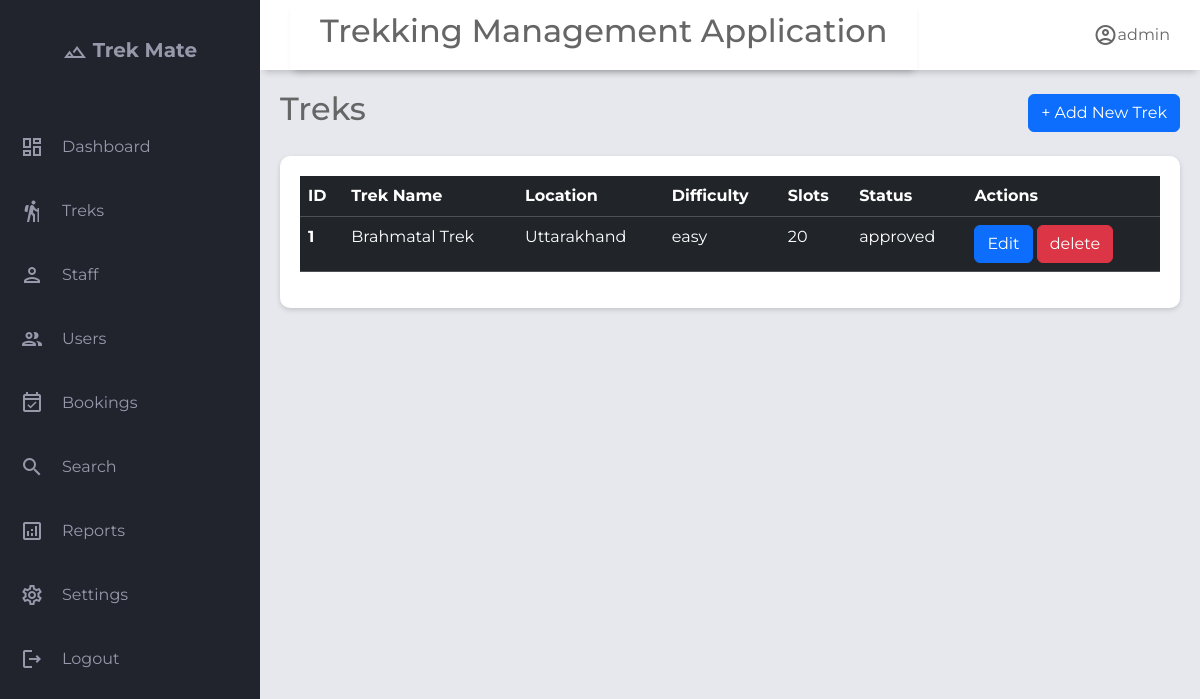
Before: /admin/treks with the older database file.
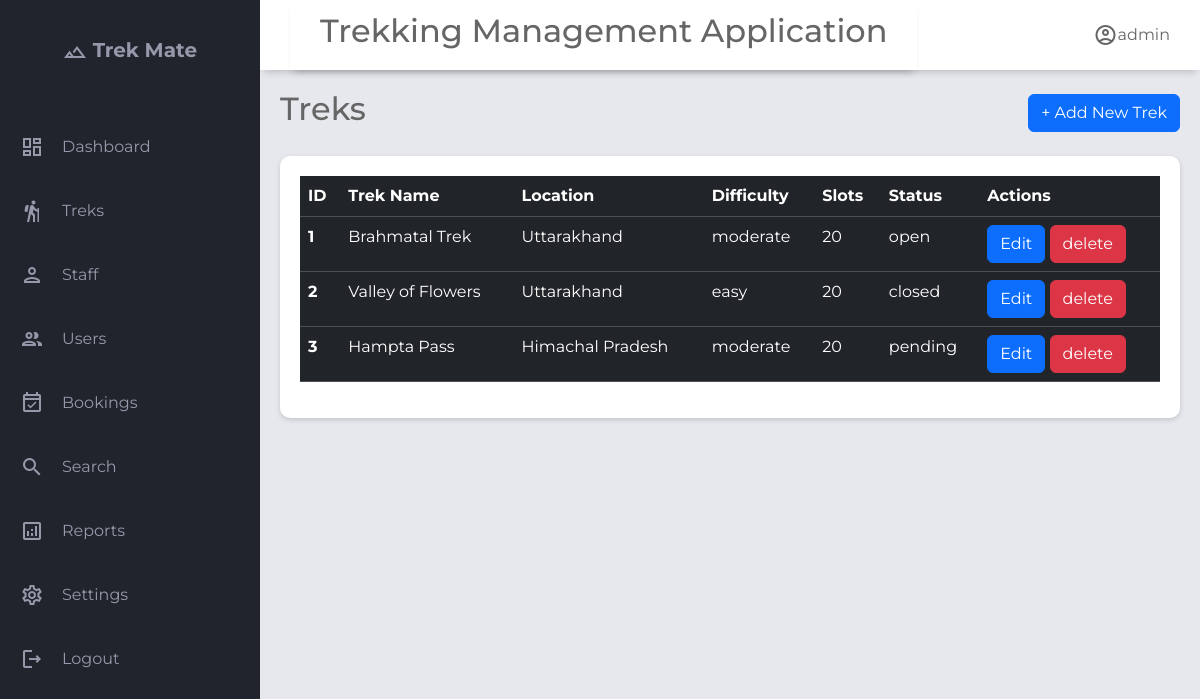
After: the same page with the newer database file.
### application/models.py (models this page shows)
class User(db.Model):
    __tablename__='user'
    id= db.Column(db.Integer, primary_key=True)
    username=db.Column(db.String(),unique=True,nullable=False)
    email=db.Column(db.String(),unique=True,nullable=False)
    password=db.Column(db.String(),nullable=False)
    full_name        = db.Column(db.String(), nullable=True)
    phone            = db.Column(db.String(), nullable=True)
    role=db.Column(Enum('admin','trek staff','trekker',name='user_role'),nullable=False,default='trekker')# admin | trek staff | trekker
    is_blacklisted=db.Column(db.Boolean,default=False)
    blacklist_reason=db.Column(db.Text,nullable=True)
    is_active=db.Column(db.Boolean,default=True)
    created_at       = db.Column(db.DateTime, default=db.func.now())
    updated_at       = db.Column(db.DateTime, onupdate=db.func.now())
    bookings=db.relationship('Booking',lazy=True, back_populates='user')
    staff_profile=db.relationship('Staff_profile',lazy=True,uselist=False,back_populates='user') #uselist= False means One-to-one (single object) while default it is one-to-many

class Trek(db.Model):
    __tablename__='trek'
    id              = db.Column(db.Integer, primary_key=True)
    name            = db.Column(db.String(), nullable=False)
    description     = db.Column(db.Text, nullable=True)
    location        = db.Column(db.String(), nullable=True)
    difficulty      = db.Column(db.String(), nullable=False, default='moderate')  # easy | moderate | hard
    duration_days   = db.Column(db.Integer, nullable=False)
    start_date      = db.Column(db.DateTime, nullable=True)
    end_date        = db.Column(db.DateTime, nullable=True)
    max_slots       = db.Column(db.Integer, nullable=False, default=20)
    available_slots = db.Column(db.Integer, nullable=False, default=20)
    price           = db.Column(db.Numeric, nullable=False, default=0.0)
    status          = db.Column(Enum('pending','approved','open','closed','completed','cancelled',name='trek_status'),nullable=False, default='pending')  # pending | approved | open | closed | completed | cancelled
    created_at      = db.Column(db.DateTime, default=db.func.now())
    updated_at      = db.Column(db.DateTime, onupdate=db.func.now())
    assigned_staffs=db.relationship('Staff_profile',secondary='trek_staff_assignment',lazy=True,back_populates='assigned_treks')#many to many relationship
    bookings=db.relationship('Booking',back_populates='trek',lazy=True)#one to many relationship as one trek can have multiple bookings but not other side, as one booking can belong to a single trek

### application/controller.py (the view)
@app.route("/admin/treks")
def manage_treks():
    treks=Trek.query.all()
    user=User.query.filter_by(role="admin").first()
    return render_template("admin_treks.html",treks=treks,user=user)

### templates/admin_treks.html (shortened to what this page needs)
{% extends "base.html" %}
{% block header_title %}
Treks
{% endblock %}
{% block header_button %}
<a class="btn btn-primary" href="/admin/add_treks" role="button"> + Add New Trek</a>
{% endblock %}
{% block content %}
<section class="table-section">
    <div class="table-content">
        <table class="table table-dark table-hover">
            <thead>
                <tr>
                    <th scope="col">ID</th>
                    <th scope="col">Trek Name</th>
                    <th scope="col">Location</th>
                    <th scope="col">Difficulty</th>
                    <th scope="col">Slots</th>
                    <th scope="col">Status</th>
                    <th scope="col">Actions</th>
                </tr>
            </thead>
            <tbody class="table-hover">
                {% for trek in treks %}
                <tr>
                    <th scope="row">{{trek.id}}</th>
                    <td>{{trek.name}}</td>
                    <td>{{trek.location}}</td>
                    <td>{{trek.difficulty}}</td>
                    <td>{{trek.available_slots}}</td>
                    <td>{{trek.status}}</td>
                    <td>
                        <a href="/update/{{trek.id}}/trek" class="btn btn-primary">Edit</a>
                        <a href="/delete/{{trek.id}}/trek" class="btn btn-danger">delete</a>
                    </td>
                </tr>
                {% endfor %}
            </tbody>
        </table>
    </div>
</section>
{% endblock %}

### templates/base.html (shortened to what this page needs)
<!DOCTYPE html>
<html lang="en">
<head>
    <link rel="stylesheet" href="https://cdn.jsdelivr.net/npm/bootstrap@5.3.8/dist/css/bootstrap.min.css">
    <link rel="stylesheet" href="{{ url_for('static',filename='style.css') }}">
</head>
<body>
    <div class="grid-container">
        <header class="header">
            <div class="header left">
                <h2>Trekking Management Application</h2>
            </div>
            <div class="header-right">
                <span class="material-icons-outlined">account_circle</span>{{user.username}}
            </div>
        </header>
        <aside id="sidebar">
            <div class="sidebar-title">
                <div class="sidebar-brand">
                    <span class="material-icons-outlined">filter_hdr</span> Trek Mate
                </div>
            </div>
            <ul class="sidebar-list">
                <li class="sidebar-list-item">
                    <span class="material-icons-outlined">dashboard</span> <a href="/admin">Dashboard</a>
                </li>
                <li class="sidebar-list-item">
                    <span class="material-icons-outlined">hiking</span> <a href="/admin/treks">Treks</a>
                </li>
                <li class="sidebar-list-item">
                    <span class="material-icons-outlined">person</span> <a href="/admin/staff">Staff</a>
                </li>
                <li class="sidebar-list-item">
                    <span class="material-icons-outlined">group</span> <a href="/admin/users">Users</a>
                </li>
                <li class="sidebar-list-item">
                    <span class="material-icons-outlined">event_available</span> <a href="/admin/bookings">Bookings</a>
                </li>
                <li class="sidebar-list-item">
                    <span class="material-icons-outlined">search</span> <a href="">Search</a>
                </li>
                <li class="sidebar-list-item">
                    <span class="material-icons-outlined">analytics</span><a href="">Reports</a>
                </li>
                <li class="sidebar-list-item">
                    <span class="material-icons-outlined">settings</span><a href="">Settings</a>
                </li>
                <li class="sidebar-list-item">
                    <span class="material-icons-outlined">logout</span><a href="/login">Logout</a>
                </li>
            </ul>
        </aside>
        <main class="main-container">
            <div class="main-title">
                <div>
                    <h2>{% block header_title %}Dashboard{% endblock %}</h2>
                </div>
                <div>
                    {% block header_button %}
                    {% endblock %}
                </div>
            </div>
            {% block content %}
            {% endblock %}
        </main>
    </div>
</body>
</html>

### static/style.css (style rules this page uses)
body { margin: 0; padding: 0; box-sizing: border-box; background-color: #e6e8ed; color: #666666; font-family: "Montserrat",sans-serif; }
.material-icons-outlined { vertical-align: middle; line-height: 1px; }
.grid-container { display: grid; grid-template-columns: 260px 1fr 1fr 1fr ; grid-template-rows: 0.2fr 3fr; grid-template-areas: "sidebar header header header" "sidebar main main main" ; height: 100vh; }
.header { grid-area: header; height: 70px; background-color: #ffffff; display: flex; align-items: center; justify-content: space-between; padding: 0 30px 0 30px; box-shadow: 0 6px 7px -4px rgba(0,0,0,0.2); }
#sidebar { grid-area: sidebar; height: 100%; background-color: #21232d; color: #9799ab; overflow-y: auto; transition: all 0.5s; }
.sidebar-title { display: flex; justify-content: center; align-items: center; padding: 20px 20px 20px 20px; margin-bottom: 30px; }
.sidebar-brand { margin-top: 15px; font-size: 20px; font-weight: 700; }
.sidebar-list { padding: 0; margin-top: 15px; list-style-type: none; width:100%; }
.sidebar-list-item { padding: 20px 20px 20px 20px; display: flex; align-items: center; width:100%; gap: 18px; border-radius:10px; transition:0.3s; }
.main-container { grid-area: main; overflow-y: auto; padding: 20px 20px; }
.main-title { display: flex; justify-content: space-between; align-items:center; }
.table-content { width: 100%; margin-top: 20px; background:white; border-radius:10px; padding:20px; box-shadow:0 2px 5px rgba(0,0,0,.15); }
table { width: 100%; border-collapse:collapse; }
th,td { padding:15px; text-align:left; }
thead { background:#f5f5f5; }

### templates/base.html (style rules this page uses)
a { text-decoration: none; color: #9799ab; }

Changed rows visible on the page:
changed Trek "Brahmatal Trek": difficulty "easy" → "moderate"; status "approved" → "open"
added Trek: id "2", name "Valley of Flowers", location "Uttarakhand", difficulty "easy", available_slots "20", status "closed"
added Trek: id "3", name "Hampta Pass", location "Himachal Pradesh", difficulty "moderate", available_slots "20", status "pending"
